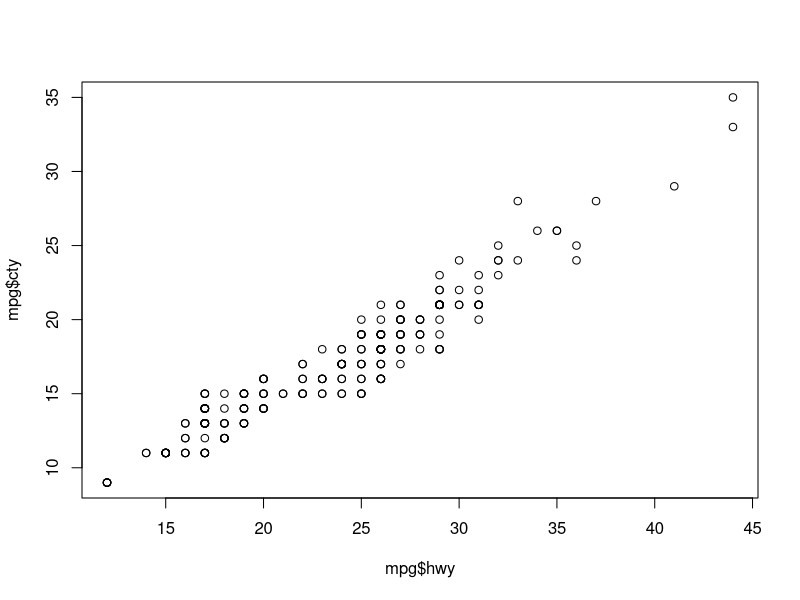
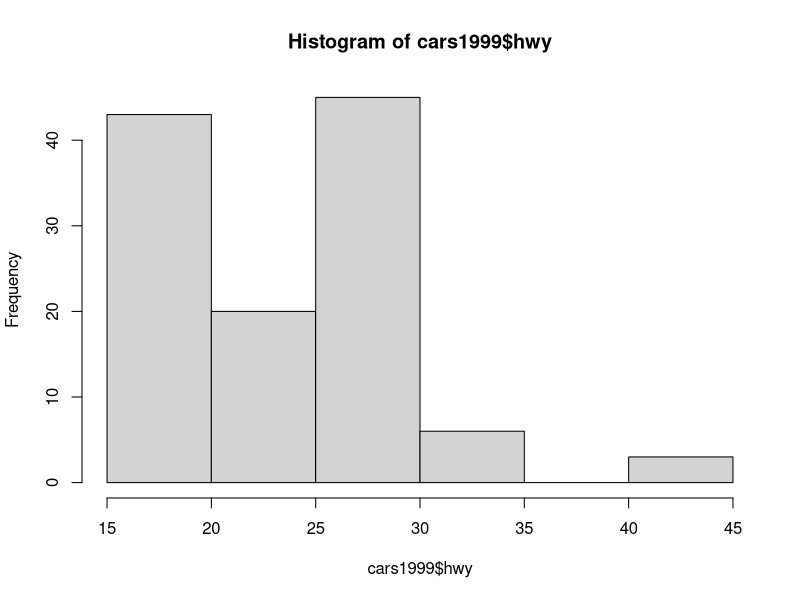
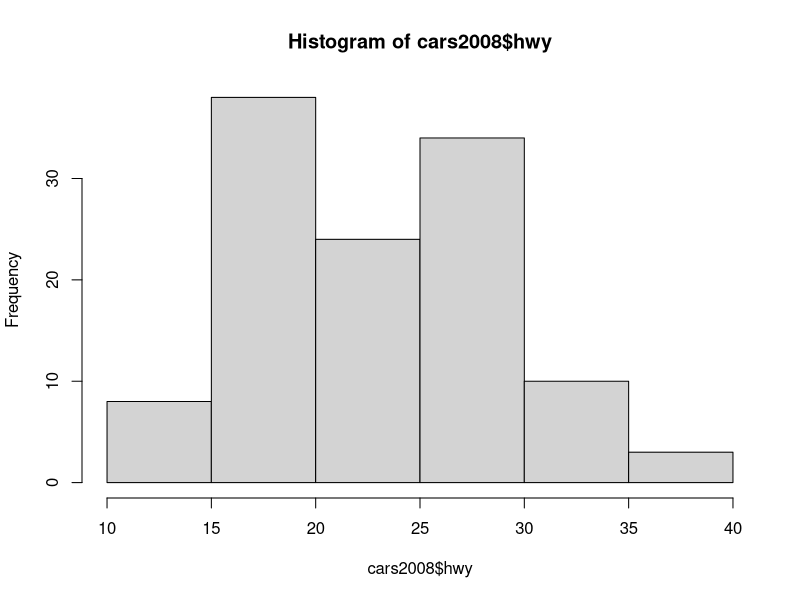
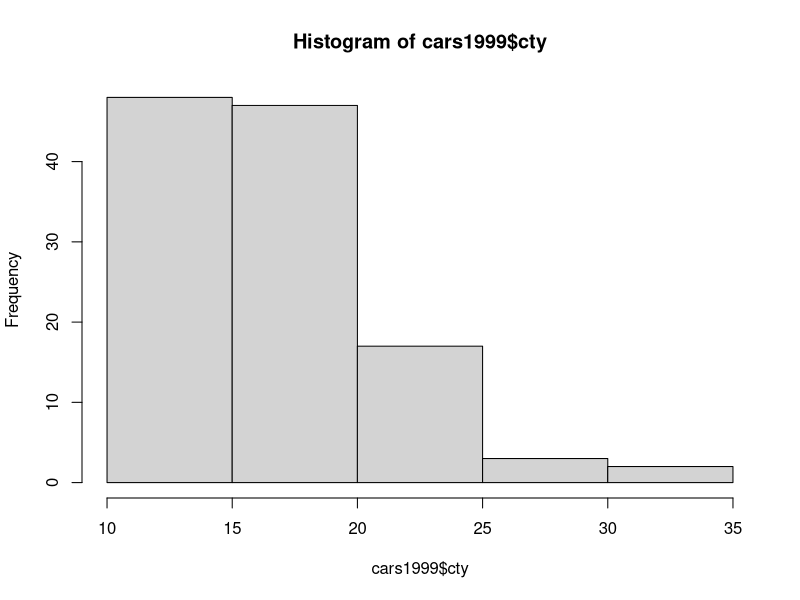
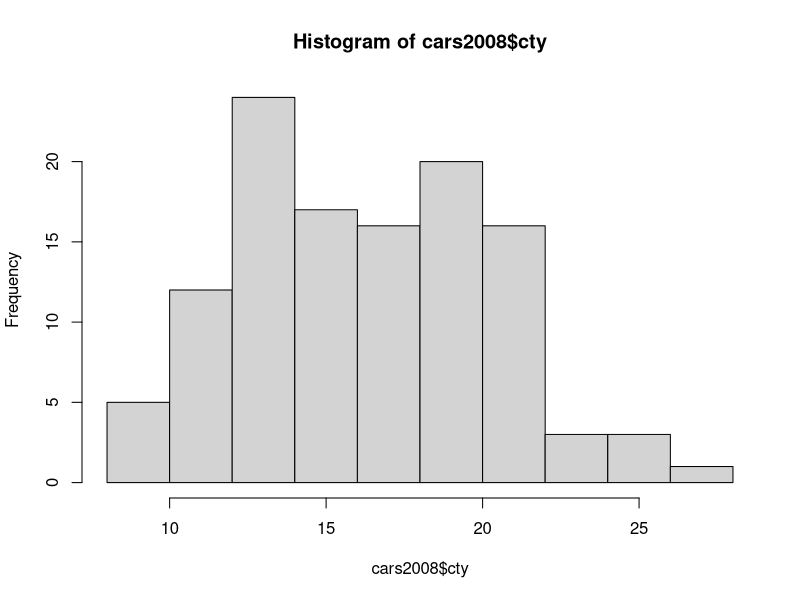

These charts were generated, in order, by the following R code:
## ---- chunk 1
knitr::opts_chunk$set(echo = TRUE)
## ---- chunk 2
high = (15 - 32) * (5/9)
low = (-10 - 32) * (5/9)
cel <- c(high, low)
## ---- chunk 3
vec200 = rep(c(1, 0), length.out = 200)
vec200
## ---- chunk 4
numPerfect <- floor(sqrt(1001))
numPerfect
## ---- chunk 5
library(ggplot2)
orderedIndices <- order(mpg$hwy, decreasing = TRUE)
top3 <- mpg[orderedIndices[1:3], ]
top3
## ---- chunk 6
compacts <- mpg[mpg$class == 'compact', ]
numCompact <- length(unique(compacts$model))
numCompact
## ---- chunk 7
plot(mpg$hwy, mpg$cty)
## ---- chunk 8
cars1999 = mpg[mpg$year == 1999, ]
cars2008 = mpg[mpg$year == 2008, ]
summary(cars1999)
summary(cars2008)
hist(cars1999$hwy)
hist(cars2008$hwy)
hist(cars1999$cty)
hist(cars2008$cty)
